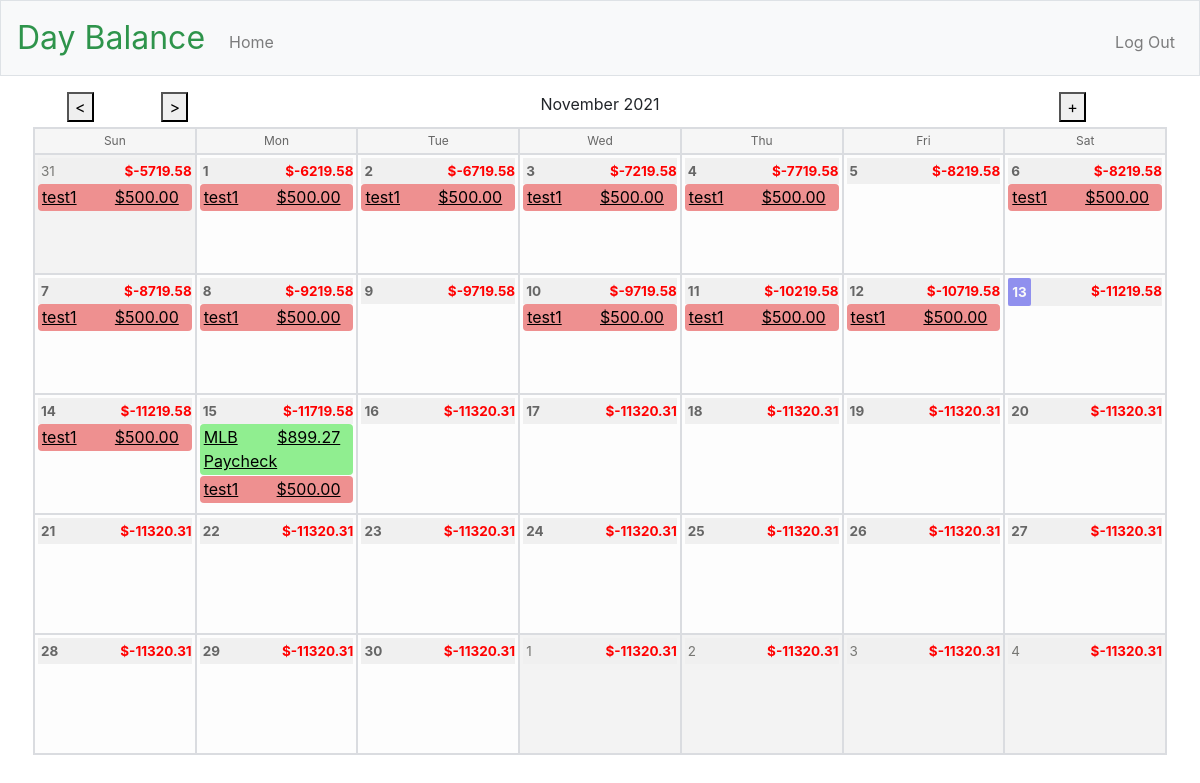
Screenshot of / (signed in) with the database file from the repository.
### app/models.py (models this page shows, shortened)
class Transaction(app.db.Model):
    id = app.db.Column(app.db.Integer, primary_key=True)
    title = app.db.Column(app.db.String(40), nullable=False)
    date = app.db.Column(app.db.Date, nullable=False)
    amount = app.db.Column(app.db.Integer, nullable=False)
    description = app.db.Column(app.db.String(200))
    income = app.db.Column(app.db.Boolean)
    is_recurring = app.db.Column(app.db.Boolean)
    freq = app.db.Column(app.db.String(8))  # DAILY, WEEKLY, MONTHLY, YEARLY
    interval = app.db.Column(app.db.Integer)
    mon = app.db.Column(app.db.Boolean)
    tue = app.db.Column(app.db.Boolean)
    wed = app.db.Column(app.db.Boolean)
    thu = app.db.Column(app.db.Boolean)
    fri = app.db.Column(app.db.Boolean)
    sat = app.db.Column(app.db.Boolean)
    sun = app.db.Column(app.db.Boolean)
    count = app.db.Column(app.db.Integer)  # number of occurrences
    until = app.db.Column(app.db.Date)     # recurrence end date
    rrule_string = app.db.Column(app.db.String(100))
    transaction_exceptions = app.db.relationship(
        'TransactionException',
        backref='transaction',
        lazy='dynamic',
    )
    user_id = app.db.Column(
        app.db.Integer,
        app.db.ForeignKey('user.id'),
        nullable=False,
    )
    day_names = ['MO', 'TU', 'WE', 'TH', 'FR', 'SA', 'SU']
    day_variables = [mon, tue, wed, thu, fri, sat, sun]
    freq_values = {
        'DAILY': rrule.DAILY,
        'WEEKLY': rrule.WEEKLY,
        'MONTHLY': rrule.MONTHLY,
        'YEARLY': rrule.YEARLY,
    }
    def return_transactions_between(self, before, after):
        before_datetime = datetime.datetime.combine(
            before, datetime.datetime.min.time())
        after_datetime = datetime.datetime.combine(
            after, datetime.datetime.min.time())
        recurring_set = rrule.rruleset()
        recurring_set.rrule(rrule.rrulestr(self.rrule_string))
        for exception in self.transaction_exceptions:
            if exception.delete is False:
                recurring_set.rdate(datetime.datetime.combine(
                    exception.date,
                    datetime.datetime.min.time()))
            else:
                recurring_set.exdate(datetime.datetime.combine(
                    exception.date,
                    datetime.datetime.min.time()))
        recurring_dates = recurring_set.between(
            before=before_datetime,
            after=after_datetime,
            inc=True,
        )
        recurring_transactions = []
        for date in recurring_dates:
            transaction = Transaction(
                id=self.id,
                user_id=self.user_id,
                title=self.title,
                date=date.date(),
                amount=self.amount,
                income=self.income,
            )
            recurring_transactions.append(transaction)
        return recurring_transactions

### app/main/routes.py (the view)
@bp.route("/", methods=["GET"])
@bp.route("/<int:year>/<int:month>", methods=["GET", "POST"])
@login_required
def index(year=0, month=0):
    todays_date = datetime.date(datetime.now())
    if year == 0 or month == 0:
        year = todays_date.year
        month = todays_date.month
    month_name = current_user.month_name(month)
    weekday_headers = current_user.weekday_headers()
    start_balance = current_user.month_starting_balance(year, month)
    month_days = current_user.month_days(year, month)
    month_transactions = current_user.month_transactions(year, month)
    return render_template(
        "index.html",
        todays_date=todays_date,
        current_month=month,
        current_year=year,
        current_months_name=month_name,
        weekday_headers=weekday_headers,
        month_days=month_days,
        balance=start_balance,
        transactions=month_transactions,
    )

### app/models.py (called while the page is built)
@app.login.user_loader
def load_user(id):
    return User.query.get(int(id))

    def weekday_headers(self):
        weekday_headers = []
        for weekday in app.balance_calendar.iterweekdays():
            weekday_headers.append(calendar.day_abbr[weekday])
        return weekday_headers

    def month_name(self, month):
        return calendar.month_name[month]

    def month_days(self, year, month):
        return app.balance_calendar.itermonthdates(year, month)

    def return_transactions_between(self, before, after):
        transactions = Transaction.query.filter(
            Transaction.user_id == self.id,
            Transaction.is_recurring == False,
            Transaction.date >= after,
            Transaction.date < before,
        ).all()
        recurring_transactions = Transaction.query.filter(
            Transaction.user_id == self.id,
            Transaction.is_recurring == True,
        )
        for recurring_transaction in recurring_transactions:
            recurring_dates = (
                recurring_transaction.return_transactions_between(
                    before=before, after=after))
            transactions.extend(recurring_dates)
        return transactions

    def month_starting_balance(self, year, month):
        month_start_day = list(
            app.balance_calendar.itermonthdates(year, month))[0]
        month_start_balance = 0
        prev_transactions = self.return_transactions_between(
            after=self.start_date,
            before=month_start_day,
        )
        for transaction in prev_transactions:
            if transaction.income is False:
                month_start_balance = month_start_balance - transaction.amount
            else:
                month_start_balance = month_start_balance + transaction.amount
        return (month_start_balance / 100)

    def month_transactions(self, year, month):
        month_start_day = list(
            app.balance_calendar.itermonthdates(year, month))[0]
        month_end_day = list(
            app.balance_calendar.itermonthdates(year, month))[-1]
        month_transactions = self.return_transactions_between(
            after=month_start_day,
            before=month_end_day,
        )
        return month_transactions

### app/templates/index.html (shortened to what this page needs)
{% extends "layout.html" %}
{% block main %}
    {% set ns = namespace(curr_balance=balance) %}
    <div class="row justify-content-center title-row">
        {% if current_month == 1 %}
            <form class="col-1 order-1 btn-left ml-0" action="/{{ current_year-1 }}/12" method="post">
                <button name="forwardBtn" title="Previous Month" type="submit">&lt;</button>
            </form>
        {% else %}
            <form class="col-1 order-1 btn-left ml-0" action="/{{ current_year }}/{{ current_month-1 }}" method="post">
                <button name="forwardBtn" title="Previous Month" type="submit">&lt;</button>
            </form>
        {% endif %}
        {% if current_month == 12 %}
            <form class="col-1 order-2 btn-left ml-0" action="/{{ current_year+1 }}/1" method="post">
                <button name="backBtn" title="Next Month" type="submit">&gt;</button>
            </form>
        {% else %}
            <form class="col-1 order-2 btn-left ml-0" action="/{{ current_year }}/{{ current_month+1 }}" method="post">
                <button name="backBtn" title="Next Month" type="submit">&gt;</button>
            </form>
        {% endif %}
        <div class="col order-4 title-center">
            {{ current_months_name }} {{ current_year }}
        </div>
        <form class="col-2 order-6 btn-right mr-0" action="/add" method="get">
            <button name="addBtn" title="Add Transaction" type="submit">+</button>
        </form>
    </div>
   <ul class="row justify-content-center calendar-header">
        {% for weekday_header in weekday_headers %}
            <li class="col weekday-header">{{ weekday_header }}</li>
        {% endfor %}
    </ul>
    <ul class="row justify-content-center calendar" id="calendar">
        {% for day in month_days %}
            <li
                {% if day.month != current_month %}
                    class="col day day-othermonth"
                {% else %}
                    class="col day"
                {% endif %}
                data-year="{{ day.year }}"
                data-month="{{ day.month }}"
                data-day="{{ day.day }}">
                <div class="row no-gutters day-header">
                    {% if day.day == todays_date.day and day.month == todays_date.month and day.year == todays_date.year %}
                        <span class="daynumber daynumber-current">
                    {% elif day.month != current_month %}
                        <span class="daynumber daynumber-othermonth">
                    {% else %}
                        <span class="daynumber">
                    {% endif %}
                    {{ day.day }}</span>
                    {% if ns.curr_balance < 0 %}
                        <span class="col daybalance daybalance-negative">
                    {% else %}
                        <span class="col daybalance">
                    {% endif %}
                    {{ "$%.2f"|format(ns.curr_balance) }}</span>
                </div>
                <div class="transactions">
                    {% for transaction in transactions %}
                        {% if transaction.date.month == day.month and transaction.date.day == day.day and transaction.date.year == day.year %}
                        {% set transaction_amount = transaction.amount/100 %}
                        {% set date_format = transaction.date.strftime('%Y%m%d') %}
                            <div
                                {% if transaction.income != True %}
                                    class="row no-gutters transaction transaction-red"
                                {% else %}
                                    class="row no-gutters transaction transaction-green"
                                {% endif %}>
                                <div class="col">
                                <a href="{{ url_for('main.edit_transaction', transaction_id = transaction.id, date_format = date_format) }}">
                                    {{ transaction.title }}
                                </a>
                                </div>
                                <div class="col">
                                <a href="{{ url_for('main.edit_transaction', transaction_id = transaction.id, date_format = date_format) }}">
                                    {{ "$%.2f"|format(transaction_amount) }}
                                </a>
                                </div>
                            </div>
                            {% set ns.curr_balance = (ns.curr_balance + transaction_amount) if transaction.income == True else (ns.curr_balance - transaction_amount) %}
                        {% endif %}
                    {% endfor %}
                </div>
            </li>
        {% endfor %}
    </ul>
{% endblock %}

### app/static/styles.css (style rules this page uses)
.calendar-header { min-width: 400px; padding-left: 0; padding: 0; margin-top: 5px; margin-bottom: 0; border-left: #DADCE0 2px solid; }
.weekday-header { list-style: none; font-size: 12px; text-align: center; background-color: #F6F6F6; color: #666; padding: 3px; margin: 0; overflow: auto; border-top: #DADCE0 2px solid; border-right: #DADCE0 2px solid; border-bottom: 0px; }
.calendar { min-width: 400px; padding-left: 0; border-bottom: #DADCE0 2px solid; border-left: #DADCE0 2px solid; }
.day-header { background-color: #F0F0F0; }
.day { list-style: none; text-align: left; min-height: 120px; background-color: #FDFDFD; padding: 3px; margin: 0; overflow: auto; border-top: #DADCE0 2px solid; border-right: #DADCE0 2px solid; border-bottom: 0px; }
.day-othermonth { background-color: #F3F3F3; cursor: auto; }
.daybalance { font-size: 13.5px; font-weight: 700; color: green; padding: 3px; text-align: right; }
.daybalance-negative { color: red; }
.daynumber { font-size: 13.5px; font-weight: 700; color: #666; padding: 3px; }
.daynumber-current { color: #F9F9F9; background-color: #9090ee; padding: 4px; border-radius: 2px; }
.daynumber-othermonth { font-weight: 400; color: #777774; }
.transaction { margin-bottom: 1px; padding: 1px 4px 2px 4px; border-radius: 4px; text-underline-position: below; }
.transactions a:link { color: black; background-color: transparent; text-decoration: underline; }
.transaction-green { background-color: #90ee90; }
.transaction-red { background-color: #ee9090; }

### rows the page displays
Transaction: transaction_amount "$500.00"
Transaction: transaction_amount "$899.27"

### other values shown
{{ current_months_name }} "November"
{{ current_year }} "2021"
{{ weekday_header }} "Sun" "Mon" "Tue" "Wed" "Thu" "Fri" "Sat"
{{ day.day }} "31" "1" "2" "3" "4" "5" "6" "7" "8" "9" "10" "11" "12" "13" "14" "15" "16" "17" "18" "19" "20" "21" "22" "23" "24" "25" "26" "27" "28" "29" "30" "1" "2" "3" "4"
{{ "$%.2f"|format(ns.curr_balance) }} "$-5719.58" "$-6219.58" "$-6719.58" "$-7219.58" "$-7719.58" "$-8219.58" "$-8219.58" "$-8719.58" "$-9219.58" "$-9719.58" "$-9719.58" "$-10219.58" "$-10719.58" "$-11219.58" "$-11219.58" "$-11719.58" "$-11320.31" "$-11320.31" "$-11320.31" "$-11320.31" "$-11320.31" "$-11320.31" "$-11320.31" "$-11320.31" "$-11320.31" "$-11320.31" "$-11320.31" "$-11320.31" "$-11320.31" "$-11320.31" "$-11320.31" "$-11320.31" "$-11320.31" "$-11320.31" "$-11320.31"
